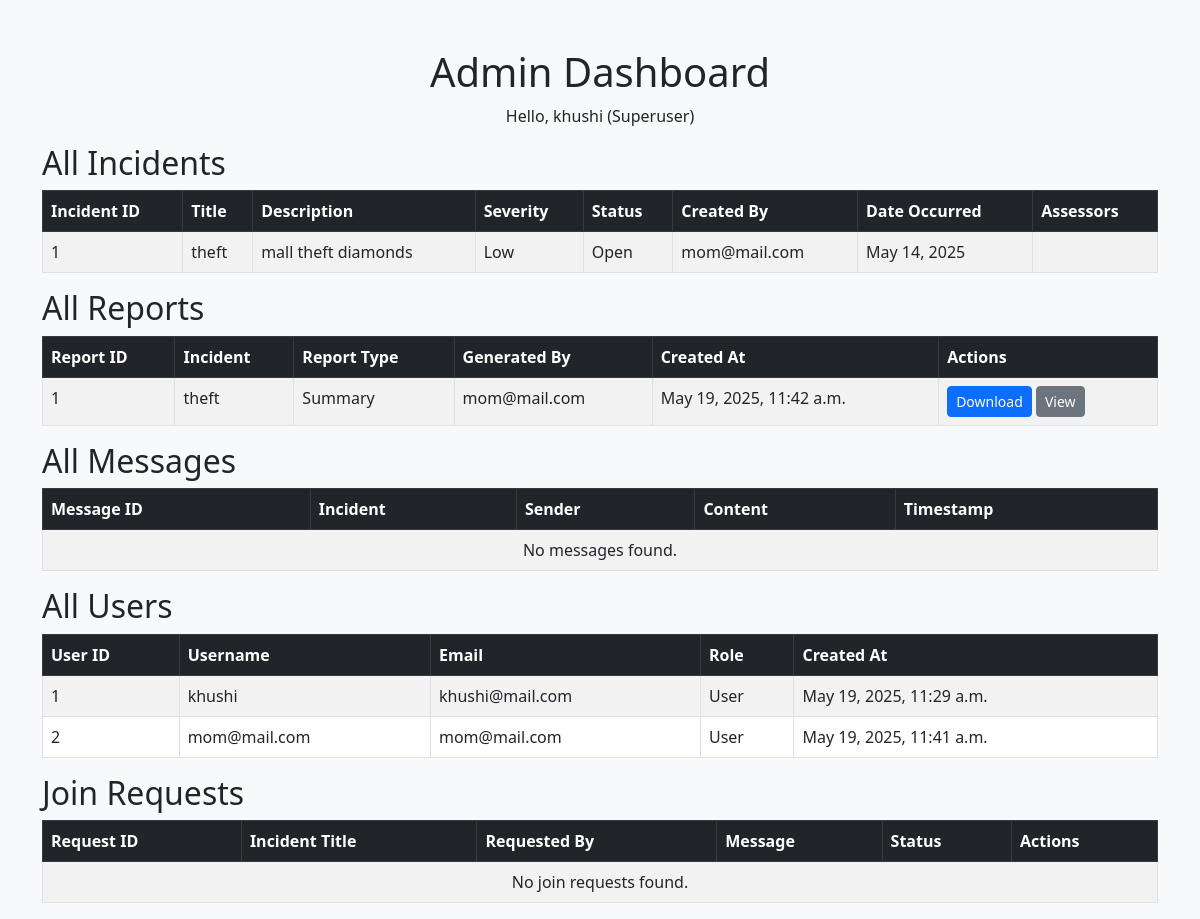
Screenshot of /admin_dashboard/ (signed in) with the database file from the repository.
### system/models.py (models this page shows, shortened)
class User(AbstractUser):
    ROLE_CHOICES = [
        ('User', 'User'),
        ('Admin', 'Admin'),
    ]
    email = models.EmailField(unique=True)
    role = models.CharField(max_length=20, choices=ROLE_CHOICES, default='User')  # default USER
    created_at = models.DateTimeField(auto_now_add=True)  # auto timestamp on create

class Incident(models.Model):
    STATUS_CHOICES = [
        ('Open', 'Open'),
        ('In Progress', 'In Progress'),
        ('Resolved', 'Resolved'),
    ]
    SEVERITY_CHOICES = [
        ('Low', 'Low'),
        ('Medium', 'Medium'),
        ('High', 'High'),
        ('Critical', 'Critical'),
    ]
    incident_id = models.AutoField(primary_key=True)
    user = models.ForeignKey(User, on_delete=models.CASCADE, related_name='created_incidents')  # Creator of the incident
    title = models.CharField(max_length=255)
    description = models.TextField()
    status = models.CharField(max_length=20, choices=STATUS_CHOICES, default='Open')
    severity = models.CharField(max_length=20, choices=SEVERITY_CHOICES)
    location = models.CharField(max_length=255, null=True, blank=True)
    date_occurred = models.DateField(null=True, blank=True)
    date_reported = models.DateTimeField(auto_now_add=True)
    assessors = models.ManyToManyField(User, related_name='assessing_incidents', blank=True)  # Users assessing the incident

class Report(models.Model):
    REPORT_TYPE_CHOICES = [
        ('Summary', 'Summary'),
        ('Final', 'Final'),
        ('Threat Brief', 'Threat Brief'),
    ]
    report_id = models.AutoField(primary_key=True)
    incident = models.ForeignKey(Incident, on_delete=models.CASCADE, related_name='reports')  # Link to incident
    generated_by = models.ForeignKey(settings.AUTH_USER_MODEL, on_delete=models.SET_NULL, null=True, related_name='generated_reports')  # Creator
    report_type = models.CharField(max_length=50, choices=REPORT_TYPE_CHOICES)
    file_path = models.FileField(upload_to='reports/')  # e.g., media/reports/report_123.pdf
    created_at = models.DateTimeField(auto_now_add=True)  # Auto timestamp
    class Meta:
        ordering = ['-created_at']

### system/views.py (the view)
# urls.py: path('admin_dashboard/', custom_admin_dashboard, name='admin_dashboard'),
@login_required
@user_passes_test(lambda u: u.is_superuser)
def custom_admin_dashboard(request):
    incidents = Incident.objects.all()  # Fetch all incidents
    reports = Report.objects.all()  # Fetch all reports
    messages_list = Message.objects.all()  # Fetch all messages
    users = User.objects.all()  # Fetch all users
    join_requests = JoinRequest.objects.all()  # Fetch all join requests
    return render(request, 'admin_dashboard.html', {
        'incidents': incidents,
        'reports': reports,
        'messages_list': messages_list,
        'users': users,
        'join_requests': join_requests
    })

### templates/admin_dashboard.html (shortened to what this page needs)
{% extends 'base.html' %}
{% block content %}
<h1 class="text-center">Admin Dashboard</h1>
<p class="text-center">Hello, {{ user.username }} (Superuser)</p>
<h2>All Incidents</h2>
<table class="table table-striped table-bordered">
    <thead class="table-dark">
        <tr>
            <th>Incident ID</th>
            <th>Title</th>
            <th>Description</th>
            <th>Severity</th>
            <th>Status</th>
            <th>Created By</th>
            <th>Date Occurred</th>
            <th>Assessors</th>
        </tr>
    </thead>
    <tbody>
        {% for incident in incidents %}
        <tr>
            <td>{{ incident.incident_id }}</td>
            <td>{{ incident.title }}</td>
            <td>{{ incident.description }}</td>
            <td>{{ incident.severity }}</td>
            <td>{{ incident.status }}</td>
            <td>{{ incident.user.username }}</td>
            <td>{{ incident.date_occurred }}</td>
            <td>
            </td>
        </tr>
        {% empty %}
        <tr>
            <td colspan="8" class="text-center">No incidents found.</td>
        </tr>
        {% endfor %}
    </tbody>
</table>
<h2>All Reports</h2>
<table class="table table-striped table-bordered">
    <thead class="table-dark">
        <tr>
            <th>Report ID</th>
            <th>Incident</th>
            <th>Report Type</th>
            <th>Generated By</th>
            <th>Created At</th>
            <th>Actions</th>
        </tr>
    </thead>
    <tbody>
        {% for report in reports %}
        <tr>
            <td>{{ report.report_id }}</td>
            <td>{{ report.incident.title }}</td>
            <td>{{ report.report_type }}</td>
            <td>{{ report.generated_by.username }}</td>
            <td>{{ report.created_at }}</td>
            <td>
                <a href="{{ report.file_path.url }}" class="btn btn-primary btn-sm" download>Download</a>
                <a href="{% url 'view_report' report.report_id %}" class="btn btn-secondary btn-sm" target="_blank">View</a>
            </td>
        </tr>
        {% empty %}
        <tr>
            <td colspan="6" class="text-center">No reports found.</td>
        </tr>
        {% endfor %}
    </tbody>
</table>
<h2>All Messages</h2>
<table class="table table-striped table-bordered">
    <thead class="table-dark">
        <tr>
            <th>Message ID</th>
            <th>Incident</th>
            <th>Sender</th>
            <th>Content</th>
            <th>Timestamp</th>
        </tr>
    </thead>
    <tbody>
        {% for message in messages_list %}
        <tr>
            <td>{{ message.message_id }}</td>
            <td>{{ message.incident.title }}</td>
            <td>{{ message.sender.username }}</td>
            <td>{{ message.content }}</td>
            <td>{{ message.timestamp }}</td>
        </tr>
        {% empty %}
        <tr>
            <td colspan="5" class="text-center">No messages found.</td>
        </tr>
        {% endfor %}
    </tbody>
</table>
<h2>All Users</h2>
<table class="table table-striped table-bordered">
    <thead class="table-dark">
        <tr>
            <th>User ID</th>
            <th>Username</th>
            <th>Email</th>
            <th>Role</th>
            <th>Created At</th>
        </tr>
    </thead>
    <tbody>
        {% for user in users %}
        <tr>
            <td>{{ user.id }}</td>
            <td>{{ user.username }}</td>
            <td>{{ user.email }}</td>
            <td>{{ user.role }}</td>
            <td>{{ user.created_at }}</td>
        </tr>
        {% empty %}
        <tr>
            <td colspan="5" class="text-center">No users found.</td>
        </tr>
        {% endfor %}
    </tbody>
</table>
<h2>Join Requests</h2>
<table class="table table-striped table-bordered">
    <thead class="table-dark">
        <tr>
            <th>Request ID</th>
            <th>Incident Title</th>
            <th>Requested By</th>
            <th>Message</th>
            <th>Status</th>
            <th>Actions</th>
        </tr>
    </thead>
    <tbody>
        {% for request in join_requests %}
        <tr>
            <td>{{ request.request_id }}</td>
            <td>{{ request.incident.title }}</td>
            <td>{{ request.requested_by.username }}</td>
            <td>{{ request.message }}</td>
            <td>{{ request.status }}</td>
            <td>
                {% if request.status == "Pending" %}
                <form method="POST" action="{% url 'handle_join_request' request.request_id %}">
                    {% csrf_token %}
                    <button type="submit" name="action" value="accept" class="btn btn-success btn-sm">Accept</button>
                    <button type="submit" name="action" value="decline" class="btn btn-danger btn-sm">Reject</button>
                </form>
                {% else %}
                <span class="text-muted">No actions available</span>
                {% endif %}
            </td>
        </tr>
        {% empty %}
        <tr>
            <td colspan="6" class="text-center">No join requests found.</td>
        </tr>
        {% endfor %}
    </tbody>
</table>
{% endblock %}

### templates/base.html (shortened to what this page needs)
<!DOCTYPE html>
<html lang="en">
<head>
    <link href="https://cdn.jsdelivr.net/npm/bootstrap@5.3.0/dist/css/bootstrap.min.css" rel="stylesheet">
</head>
<body class="bg-light">
    <div class="container mt-5">
        {% block content %}
        {% endblock %}
    </div>
</body>
</html>

### rows the page displays
User: username "khushi", id "1", email "khushi@mail.com", role "User", created_at "May 19, 2025, 11:29 a.m."
Incident: incident_id "1", title "theft", description "mall theft diamonds", severity "Low", status "Open", user.username "mom@mail.com", date_occurred "May 14, 2025"
Report: report_id "1", incident "theft", report_type "Summary", generated_by.username "mom@mail.com", created_at "May 19, 2025, 11:42 a.m."
User: id "2", username "mom@mail.com", email "mom@mail.com", role "User", created_at "May 19, 2025, 11:41 a.m."
